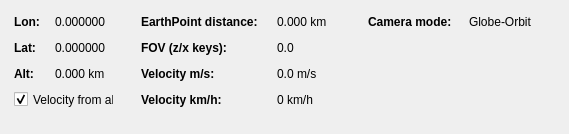
      <widget class="QWidget" name="tab">
       <attribute name="title">
        <string>Camera</string>
       </attribute>
       <widget class="QWidget" name="widget" native="true">
        <property name="geometry">
         <rect>
          <x>0</x>
          <y>0</y>
          <width>560</width>
          <height>125</height>
         </rect>
        </property>
        <property name="minimumSize">
         <size>
          <width>560</width>
          <height>125</height>
         </size>
        </property>
        <property name="maximumSize">
         <size>
          <width>560</width>
          <height>125</height>
         </size>
        </property>
        <layout class="QGridLayout" name="gridLayout_8">
         <property name="margin">
          <number>9</number>
         </property>
         <property name="spacing">
          <number>6</number>
         </property>
         <item row="0" column="0">
          <widget class="QLabel" name="label">
           <property name="minimumSize">
            <size>
             <width>30</width>
             <height>0</height>
            </size>
           </property>
           <property name="maximumSize">
            <size>
             <width>30</width>
             <height>15</height>
            </size>
           </property>
           <property name="font">
            <font>
             <weight>75</weight>
             <bold>true</bold>
            </font>
           </property>
           <property name="text">
            <string>Lon:</string>
           </property>
          </widget>
         </item>
         <item row="0" column="1">
          <widget class="QLabel" name="camInfoLonLabel">
           <property name="minimumSize">
            <size>
             <width>75</width>
             <height>0</height>
            </size>
           </property>
           <property name="maximumSize">
            <size>
             <width>75</width>
             <height>15</height>
            </size>
           </property>
           <property name="text">
            <string>0.000000</string>
           </property>
          </widget>
         </item>
         <item row="0" column="2">
          <widget class="QLabel" name="label_4">
           <property name="minimumSize">
            <size>
             <width>125</width>
             <height>0</height>
            </size>
           </property>
           <property name="maximumSize">
            <size>
             <width>125</width>
             <height>15</height>
            </size>
           </property>
           <property name="font">
            <font>
             <weight>75</weight>
             <bold>true</bold>
            </font>
           </property>
           <property name="text">
            <string>EarthPoint distance:</string>
           </property>
          </widget>
         </item>
         <item row="0" column="3">
          <widget class="QLabel" name="camInfoEpInfoLabel">
           <property name="minimumSize">
            <size>
             <width>80</width>
             <height>0</height>
            </size>
           </property>
           <property name="maximumSize">
            <size>
             <width>80</width>
             <height>15</height>
            </size>
           </property>
           <property name="text">
            <string>0.000 km</string>
           </property>
          </widget>
         </item>
         <item row="2" column="0">
          <widget class="QLabel" name="label_2">
           <property name="minimumSize">
            <size>
             <width>30</width>
             <height>0</height>
            </size>
           </property>
           <property name="maximumSize">
            <size>
             <width>30</width>
             <height>15</height>
            </size>
           </property>
           <property name="font">
            <font>
             <weight>75</weight>
             <bold>true</bold>
            </font>
           </property>
           <property name="text">
            <string>Lat:</string>
           </property>
          </widget>
         </item>
         <item row="2" column="1">
          <widget class="QLabel" name="camInfoLatLabel">
           <property name="minimumSize">
            <size>
             <width>75</width>
             <height>0</height>
            </size>
           </property>
           <property name="maximumSize">
            <size>
             <width>75</width>
             <height>15</height>
            </size>
           </property>
           <property name="text">
            <string>0.000000</string>
           </property>
          </widget>
         </item>
         <item row="2" column="2">
          <widget class="QLabel" name="label_12">
           <property name="minimumSize">
            <size>
             <width>125</width>
             <height>0</height>
            </size>
           </property>
           <property name="maximumSize">
            <size>
             <width>125</width>
             <height>15</height>
            </size>
           </property>
           <property name="font">
            <font>
             <weight>75</weight>
             <bold>true</bold>
            </font>
           </property>
           <property name="text">
            <string>FOV (z/x keys):</string>
           </property>
          </widget>
         </item>
         <item row="2" column="3">
          <widget class="QLabel" name="camFOVLabel">
           <property name="minimumSize">
            <size>
             <width>80</width>
             <height>0</height>
            </size>
           </property>
           <property name="maximumSize">
            <size>
             <width>80</width>
             <height>15</height>
            </size>
           </property>
           <property name="text">
            <string>0.0</string>
           </property>
          </widget>
         </item>
         <item row="3" column="0">
          <widget class="QLabel" name="label_3">
           <property name="minimumSize">
            <size>
             <width>30</width>
             <height>0</height>
            </size>
           </property>
           <property name="maximumSize">
            <size>
             <width>30</width>
             <height>15</height>
            </size>
           </property>
           <property name="font">
            <font>
             <weight>75</weight>
             <bold>true</bold>
            </font>
           </property>
           <property name="text">
            <string>Alt:</string>
           </property>
          </widget>
         </item>
         <item row="3" column="1">
          <widget class="QLabel" name="camInfoAltLabel">
           <property name="minimumSize">
            <size>
             <width>75</width>
             <height>0</height>
            </size>
           </property>
           <property name="maximumSize">
            <size>
             <width>75</width>
             <height>15</height>
            </size>
           </property>
           <property name="text">
            <string>0.000 km</string>
           </property>
          </widget>
         </item>
         <item row="3" column="2">
          <widget class="QLabel" name="label_13">
           <property name="minimumSize">
            <size>
             <width>125</width>
             <height>0</height>
            </size>
           </property>
           <property name="maximumSize">
            <size>
             <width>125</width>
             <height>15</height>
            </size>
           </property>
           <property name="font">
            <font>
             <weight>75</weight>
             <bold>true</bold>
            </font>
           </property>
           <property name="text">
            <string>Velocity m/s:</string>
           </property>
          </widget>
         </item>
         <item row="3" column="3">
          <widget class="QLabel" name="camVelMsLabel">
           <property name="minimumSize">
            <size>
             <width>80</width>
             <height>0</height>
            </size>
           </property>
           <property name="maximumSize">
            <size>
             <width>80</width>
             <height>15</height>
            </size>
           </property>
           <property name="text">
            <string>0.0 m/s</string>
           </property>
          </widget>
         </item>
         <item row="4" column="2">
          <widget class="QLabel" name="label_14">
           <property name="minimumSize">
            <size>
             <width>125</width>
             <height>0</height>
            </size>
           </property>
           <property name="maximumSize">
            <size>
             <width>80</width>
             <height>15</height>
            </size>
           </property>
           <property name="font">
            <font>
             <weight>75</weight>
             <bold>true</bold>
            </font>
           </property>
           <property name="text">
            <string>Velocity km/h:</string>
           </property>
          </widget>
         </item>
         <item row="4" column="3">
          <widget class="QLabel" name="camVelKmHLabel">
           <property name="minimumSize">
            <size>
             <width>80</width>
             <height>0</height>
            </size>
           </property>
           <property name="maximumSize">
            <size>
             <width>80</width>
             <height>15</height>
            </size>
           </property>
           <property name="text">
            <string>0 km/h</string>
           </property>
          </widget>
         </item>
         <item row="4" column="0" colspan="2">
          <widget class="QCheckBox" name="camVelFromAltitudeCheckbox">
           <property name="minimumSize">
            <size>
             <width>100</width>
             <height>0</height>
            </size>
           </property>
           <property name="maximumSize">
            <size>
             <width>100</width>
             <height>15</height>
            </size>
           </property>
           <property name="text">
            <string>Velocity from alt</string>
           </property>
           <property name="checked">
            <bool>true</bool>
           </property>
           <property name="tristate">
            <bool>false</bool>
           </property>
          </widget>
         </item>
         <item row="0" column="5">
          <widget class="QLabel" name="label_27">
           <property name="minimumSize">
            <size>
             <width>90</width>
             <height>0</height>
            </size>
           </property>
           <property name="maximumSize">
            <size>
             <width>90</width>
             <height>15</height>
            </size>
           </property>
           <property name="font">
            <font>
             <weight>75</weight>
             <bold>true</bold>
            </font>
           </property>
           <property name="text">
            <string>Camera mode:</string>
           </property>
          </widget>
         </item>
         <item row="0" column="6">
          <widget class="QLabel" name="cameraInteractModeInfoLabel">
           <property name="minimumSize">
            <size>
             <width>75</width>
             <height>0</height>
            </size>
           </property>
           <property name="maximumSize">
            <size>
             <width>75</width>
             <height>15</height>
            </size>
           </property>
           <property name="text">
            <string>Globe-Orbit</string>
           </property>
          </widget>
         </item>
        </layout>
       </widget>
      </widget>
